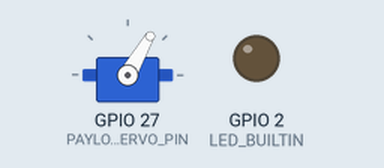
The sketch below on a simulated ESP32. Parts: servo, output pins drawn as LEDs (lit = HIGH).

Above: at 0.05 s.
At 19.95 s:
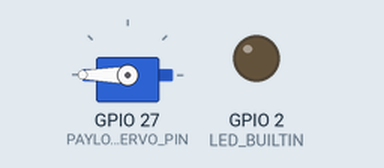
Timing chart, 0 to 26.0 s (numbered marks = the images above):
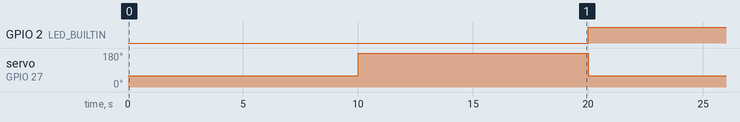

Measured:
- by itself, GPIO 2 (LED_BUILTIN): alternates HIGH for 10.0 s and LOW for 10.0 s
- by itself, servo on GPIO 27 (PAYLOAD_BAY_SERVO_PIN): alternates 180° for 10.0 s and 60° for 10.0 s

The sketch:

servoassistant.ino
```cpp
#include <Servo.h>

#define PAYLOAD_BAY_SERVO_PIN 27
#define PAYLOAD_BAY_SERVO_OPEN 180
#define PAYLOAD_BAY_SERVO_CLOSED 60

Servo payloadBayServo;

// open or close every 10 seconds
unsigned long lastServoChange = 0;
bool isOpen = false;

void setup() {
  payloadBayServo.attach(PAYLOAD_BAY_SERVO_PIN);
  payloadBayServo.write(PAYLOAD_BAY_SERVO_CLOSED);
  pinMode(LED_BUILTIN, OUTPUT);
}

void loop() {
  if (millis() - lastServoChange > 10000) {
    lastServoChange = millis();
    if (isOpen) {
      payloadBayServo.write(PAYLOAD_BAY_SERVO_CLOSED);
        digitalWrite(LED_BUILTIN, HIGH);
    } else {
      payloadBayServo.write(PAYLOAD_BAY_SERVO_OPEN);
        digitalWrite(LED_BUILTIN, LOW);
    }
    isOpen = !isOpen;
  }
}
```
